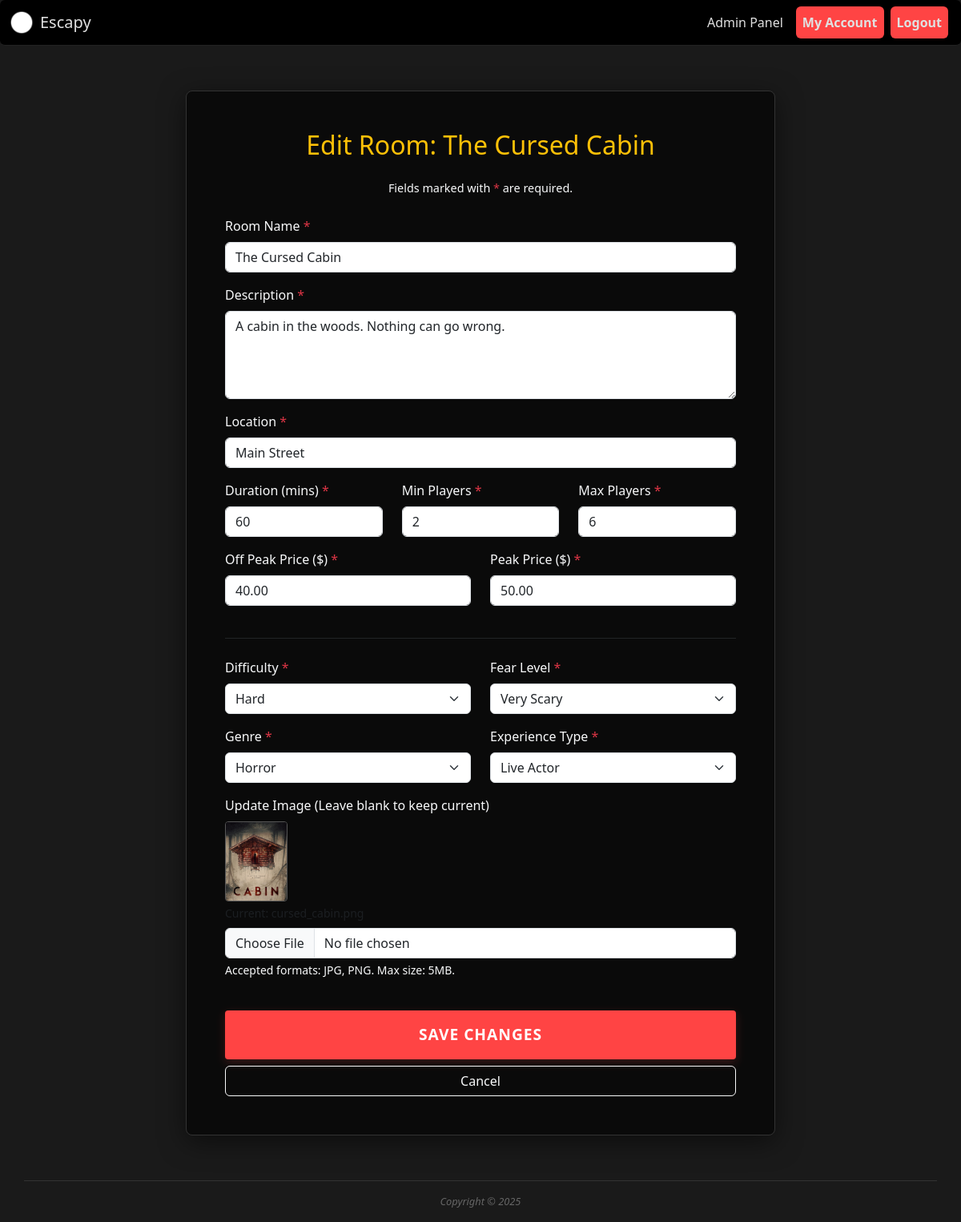
Screenshot of /edit_room.php?name=The Cursed Cabin (signed in) with the database file from the repository.
### tables this page shows
CREATE TABLE `Rooms` (
  `roomID` int unsigned NOT NULL AUTO_INCREMENT,
  `roomName` varchar(100) NOT NULL,
  `roomDescription` text NOT NULL,
  `roomMax` tinyint unsigned NOT NULL,
  `roomMin` tinyint unsigned NOT NULL,
  `roomDuration` tinyint unsigned NOT NULL,
  `roomDifficulty` enum('Easy','Medium','Hard','Very Hard') NOT NULL,
  `roomLocation` varchar(45) NOT NULL,
  `roomFearLevel` enum('Not Scary','Mildly Scary','Scary','Very Scary') NOT NULL,
  `roomExperienceType` enum('No Live Actor','Live Actor') NOT NULL,
  `roomGenre` enum('Horror','Thriller','Fantasy','Adventure','Mystery') NOT NULL,
  `roomPricePeak` decimal(10,2) NOT NULL,
  `roomPriceOffPeak` decimal(10,2) NOT NULL,
  `imagePath` varchar(255) NULL DEFAULT 'images/placeholder.png',
  PRIMARY KEY (`roomID`),
  UNIQUE KEY `roomID_UNIQUE` (`roomID`)
);

### src/inc/functions.php (called while the page is built, shortened)
<?php
function sanitize_input($data)
{
    $data = trim($data);
    $data = stripslashes($data);
    $data = htmlspecialchars($data);
    return $data;
}

### src/edit_room.php (the view, shortened to what this page needs)
<?php
include "inc/functions.php";
$room = null;
if (isset($_GET['name'])) {
    $conn = getDBconnection();
    $name = sanitize_input($_GET['name']);
    $stmt = $conn->prepare("SELECT * FROM Rooms WHERE roomName = ?");
    $stmt->bind_param("s", $name);
    $stmt->execute();
    $result = $stmt->get_result();
    if ($result->num_rows > 0) {
        $room = $result->fetch_assoc();
    }
}
?>
<!DOCTYPE html>
<html lang="en">
<head>
    <?php include "inc/head.inc.php" ?>
    <link rel="stylesheet" href="css/rooms.css">
</head>
<body>
    <?php include "inc/nav.inc.php" ?>
    <main class="page-content section-gap">
        <div class="container">
            <div class="row justify-content-center">
                <div class="col-lg-8">
                    <div class="pricing-card text-start p-5">
                        <h2 class="text-center mb-4 text-warning">Edit Room: <?php echo htmlspecialchars($room['roomName']); ?></h2>
                        <p class="text-center text-light mb-4" style="font-size: 0.9rem;">
                            Fields marked with <span class="text-danger">*</span> are required.
                        </p>
                        <form action="process_edit_room.php" method="POST" enctype="multipart/form-data">
                            <div class="mb-3">
                                <label class="form-label text-light">Room Name <span class="text-danger">*</span></label>
                                <input type="text" class="form-control" name="roomName" value="<?php echo htmlspecialchars($room['roomName']); ?>" required>
                            </div>
                            <div class="mb-3">
                                <label class="form-label text-light">Description <span class="text-danger">*</span></label>
                                <textarea class="form-control" name="roomDescription" rows="4" required><?php echo htmlspecialchars($room['roomDescription']); ?></textarea>
                            </div>
                            <div class="mb-3">
                                <label class="form-label text-light">Location <span class="text-danger">*</span></label>
                                <input type="text" class="form-control" name="roomLocation" value="<?php echo htmlspecialchars($room['roomLocation']); ?>" required>
                            </div>
                            <div class="row">
                                <div class="col-md-4 mb-3">
                                    <label class="form-label text-light">Duration (mins) <span class="text-danger">*</span></label>
                                    <input type="number" class="form-control" name="roomDuration" value="<?php echo $room['roomDuration']; ?>" min="30" max="180" required>
                                </div>
                                <div class="col-md-4 mb-3">
                                    <label class="form-label text-light">Min Players <span class="text-danger">*</span></label>
                                    <input type="number" class="form-control" name="roomMin" value="<?php echo $room['roomMin']; ?>" min="1" required>
                                </div>
                                <div class="col-md-4 mb-3">
                                    <label class="form-label text-light">Max Players <span class="text-danger">*</span></label>
                                    <input type="number" class="form-control" name="roomMax" value="<?php echo $room['roomMax']; ?>" min="1" required>
                                </div>
                            </div>
                            <div class="row">
                                <div class="col-md-6 mb-3">
                                    <label class="form-label text-light">Off Peak Price ($) <span class="text-danger">*</span></label>
                                    <input type="number" step="0.01" class="form-control" name="roomPriceOffpeak" value="<?php echo $room['roomPriceOffPeak']; ?>" required>
                                </div>
                                <div class="col-md-6 mb-3">
                                    <label class="form-label text-light">Peak Price ($) <span class="text-danger">*</span></label>
                                    <input type="number" step="0.01" class="form-control" name="roomPricePeak" value="<?php echo $room['roomPricePeak']; ?>" required>
                                </div>
                            </div>
                            <hr class="border-secondary my-4">
                            <div class="row">
                                <div class="col-md-6 mb-3">
                                    <label class="form-label text-light">Difficulty <span class="text-danger">*</span></label>
                                    <select class="form-select" name="roomDifficulty" required>
                                        <?php
                                        $options = ['Easy', 'Medium', 'Hard', 'Very Hard'];
                                        foreach ($options as $opt) {
                                            $selected = ($room['roomDifficulty'] == $opt) ? 'selected' : '';
                                            echo "<option value='$opt' $selected>$opt</option>";
                                        }
                                        ?>
                                    </select>
                                </div>
                                <div class="col-md-6 mb-3">
                                    <label class="form-label text-light">Fear Level <span class="text-danger">*</span></label>
                                    <select class="form-select" name="roomFearLevel" required>
                                        <?php
                                        $options = ['Not Scary', 'Mildly Scary', 'Scary', 'Very Scary'];
                                        foreach ($options as $opt) {
                                            $selected = ($room['roomFearLevel'] == $opt) ? 'selected' : '';
                                            echo "<option value='$opt' $selected>$opt</option>";
                                        }
                                        ?>
                                    </select>
                                </div>
                                <div class="col-md-6 mb-3">
                                    <label class="form-label text-light">Genre <span class="text-danger">*</span></label>
                                    <select class="form-select" name="roomGenre" required>
                                        <?php
                                        $options = ['Horror', 'Thriller', 'Fantasy', 'Adventure', 'Mystery'];
                                        foreach ($options as $opt) {
                                            $selected = ($room['roomGenre'] == $opt) ? 'selected' : '';
                                            echo "<option value='$opt' $selected>$opt</option>";
                                        }
                                        ?>
                                    </select>
                                </div>
                                <div class="col-md-6 mb-3">
                                    <label class="form-label text-light">Experience Type <span class="text-danger">*</span></label>
                                    <select class="form-select" name="roomExperienceType" required>
                                        <?php
                                        $options = ['No Live Actor', 'Live Actor'];
                                        foreach ($options as $opt) {
                                            $selected = ($room['roomExperienceType'] == $opt) ? 'selected' : '';
                                            echo "<option value='$opt' $selected>$opt</option>";
                                        }
                                        ?>
                                    </select>
                                </div>
                            </div>
                            <div class="mb-4">
                                <label class="form-label text-light">Update Image (Leave blank to keep current)</label>
                                <div class="mb-2">
                                    <img src="<?php echo htmlspecialchars($room['imagePath']); ?>" alt="Current Image" style="height: 100px; border-radius: 4px; border: 1px solid #555;">
                                    <small class="text-muted d-block mt-1">Current: <?php echo basename($room['imagePath']); ?></small>
                                </div>
                                <input class="form-control" type="file" name="roomImage" accept=".jpg, .png">
                                <div class="form-text text-light">Accepted formats: JPG, PNG. Max size: 5MB.</div>
                            </div>
                            <div class="d-grid gap-2">
                                <button type="submit" class="book-btn">Save Changes</button>
                                <a href="delete_room.php" class="btn btn-outline-light">Cancel</a>
                            </div>
                        </form>
                    </div>
                </div>
            </div>
        </div>
    </main>
    <?php include "inc/footer.inc.php" ?>
</body>
</html>

### src/css/style.css (style rules this page uses)
body { background-color: #1a1a1a; color: #e0e0e0; font-family: 'Segoe UI', Tahoma, Geneva, Verdana, sans-serif; }
a { color: #ff4444; text-decoration: none; transition: color 0.3s ease; }

### src/css/rooms.css (style rules this page uses)
body { background-color: #1a1a1a; color: #e0e0e0; font-family: 'Segoe UI', Tahoma, Geneva, Verdana, sans-serif; }
.page-content { padding: 3.5rem 0; }
.pricing-card { background: rgba(0, 0, 0, 0.6); border: 1px solid #333; border-radius: 8px; padding: 2rem; text-align: center; backdrop-filter: blur(10px); box-shadow: 0 8px 32px rgba(0, 0, 0, 0.5); }
.book-btn { background: #ff4444; color: #fff; border: none; padding: 1rem 2rem; font-size: 1.2rem; border-radius: 4px; width: 100%; cursor: pointer; font-weight: 700; text-transform: uppercase; letter-spacing: 1px; transition: all 0.3s ease; margin-top: 1rem; box-shadow: 0 4px 12px rgba(255, 68, 68, 0.2); }

### rows the page displays
rooms: roomName "The Cursed Cabin", roomDescription "A cabin in the woods. Nothing can go wrong.", roomLocation "Main Street", roomDuration "60", roomMin "2", roomMax "6", roomPriceOffpeak "40.00", roomPricePeak "50.00", imagePath (picture)

### other values shown
form field roomDifficulty "Hard"
form field roomFearLevel "Very Scary"
form field roomGenre "Horror"
form field roomExperienceType "Live Actor"
